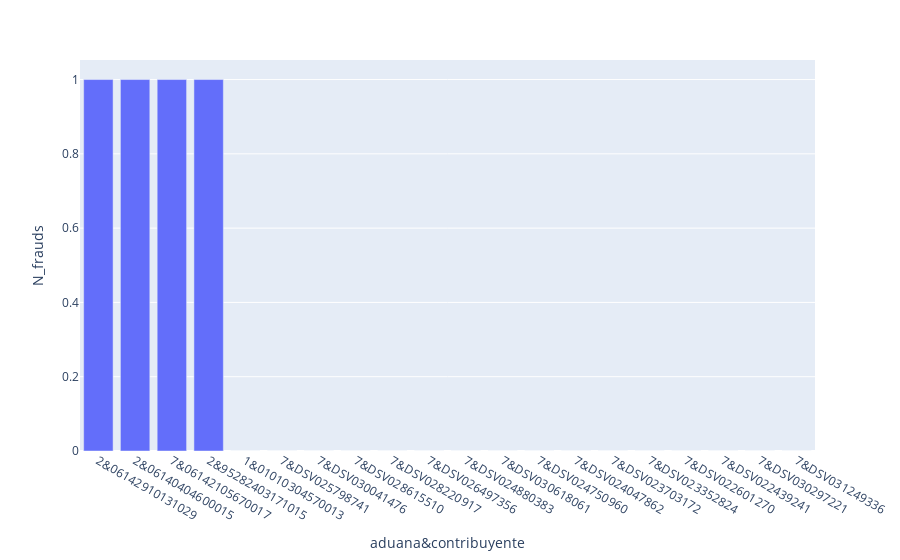

The cell this chart's notebook holds for it:
### Code cell
# Interactive visualization

fig = px.bar(data.iloc[:20,:], x="aduana&contribuyente", y="N_frauds")
fig.show()

### Figure 1 — Plotly figure (JSON) as saved in the notebook; plotly's stock layout.template omitted (floating-point values rounded to 4 significant figures)
{"data": [{"alignmentgroup": "True", "hovertemplate": "aduana&contribuyente=%{x}<br>N_frauds=%{y}<extra></extra>", "legendgroup": "", "marker": {"color": "#636efa"}, "name": "", "offsetgroup": "", "orientation": "v", "showlegend": false, "textposition": "auto", "type": "bar", "x": ["2&06142910131029", "2&06140404600015", "7&06142105670017", "2&95282403171015", "1&01010304570013", "7&DSV025798741", "7&DSV030041476", "7&DSV028615510", "7&DSV028220917", "7&DSV026497356", "7&DSV024880383", "7&DSV030618061", "7&DSV024750960", "7&DSV024047862", "7&DSV023703172", "7&DSV023352824", "7&DSV022601270", "7&DSV022439241", "7&DSV030297221", "7&DSV031249336"], "xaxis": "x", "y": [1, 1, 1, 1, 0, 0, 0, 0, 0, 0, 0, 0, 0, 0, 0, 0, 0, 0, 0, 0], "yaxis": "y"}], "layout": {"barmode": "relative", "legend": {"tracegroupgap": 0}, "margin": {"t": 60}, "xaxis": {"anchor": "y", "domain": [0, 1], "title": {"text": "aduana&contribuyente"}}, "yaxis": {"anchor": "x", "domain": [0, 1], "title": {"text": "N_frauds"}}}}
